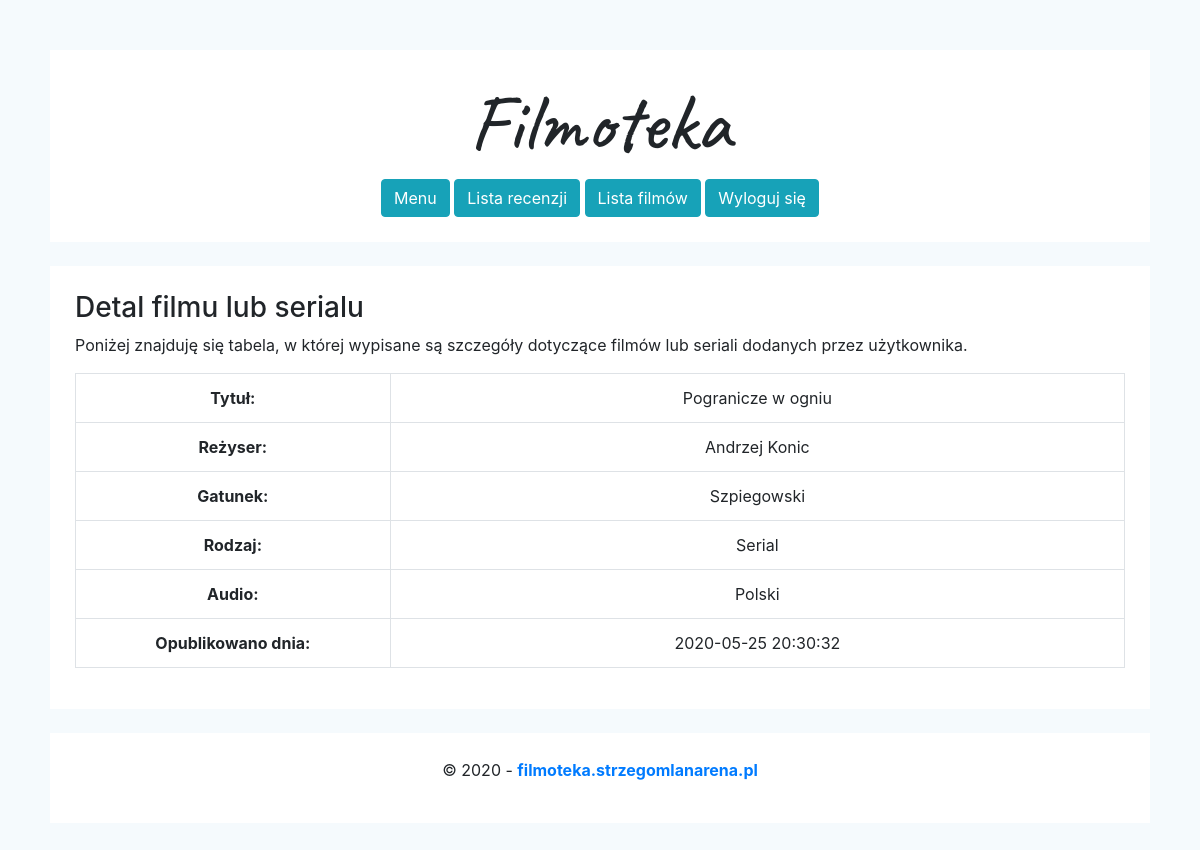
The app's page /filmy/detal.php?id=1 (signed in) with its own data.
### tables this page shows
CREATE TABLE `filmy` (
  `IdFilmy` int(100) NOT NULL,
  `Tytul` varchar(100) NOT NULL,
  `IdRodzaj` int(100) NOT NULL,
  `IdGatunek` int(100) NOT NULL,
  `IdRezyser` int(100) NOT NULL,
  `IdAudio` int(100) NOT NULL,
  `Data` datetime NOT NULL DEFAULT CURRENT_TIMESTAMP
);

CREATE TABLE `rezyser` (
  `IdRezyser` int(100) NOT NULL,
  `Imie` varchar(100) NOT NULL,
  `Nazwisko` varchar(100) NOT NULL
);

CREATE TABLE `gatunek` (
  `IdGatunek` int(100) NOT NULL,
  `Gatunek` varchar(100) NOT NULL
);

CREATE TABLE `rodzaj` (
  `IdRodzaj` int(100) NOT NULL,
  `Rodzaj` varchar(100) NOT NULL
);

CREATE TABLE `audio` (
  `IdAudio` int(100) NOT NULL,
  `Audio` varchar(100) NOT NULL
);

### filmy/detal.php (the view, shortened to what this page needs)
<?php
require("../db.php");
$id=$_REQUEST['id'];
$query = "SELECT * FROM filmy JOIN rodzaj ON rodzaj.IdRodzaj = filmy.IdRodzaj JOIN gatunek ON gatunek.IdGatunek = filmy.IdGatunek JOIN rezyser ON rezyser.IdRezyser = filmy.IdRezyser JOIN audio ON audio.IdAudio = filmy.IdAudio WHERE IdFilmy='".$id."'";
$result = mysqli_query($con, $query) or die ( mysqli_error());
$row = mysqli_fetch_assoc($result)
?>
<!DOCTYPE html>
<html lang="pl">
	<head>
		<?php include("../linki.php"); ?>
	</head>
	<body>
		<?php include("../tytul.php"); ?>
		<div class="container">
			<h3>Detal filmu lub serialu</h3>
			<p> Poniżej znajduję się tabela, w której wypisane są szczegóły dotyczące filmów lub seriali dodanych przez użytkownika. </p>
			<table class="table table-bordered text-center">
				<tbody>
					<tr>
						<td width="30%"><strong>Tytuł:</strong></td>
						<td><?php echo $row["Tytul"]?></td>
					</tr>
					<tr>
						<td><strong>Reżyser:</strong></td>
						<td><?php echo $row["Imie"] . " " . $row["Nazwisko"] ?></td>
					</tr>
					<tr>
						<td><strong>Gatunek:</strong></td>
						<td><?php echo $row["Gatunek"] ?></td>
					</tr>
					<tr>
						<td><strong>Rodzaj:</strong></td>
						<td><?php echo $row["Rodzaj"] ?></td>
					</tr>
					<tr>
						<td><strong>Audio:</strong></td>
						<td><?php echo $row["Audio"] ?></td>
					</tr>
					<tr>
						<td><strong>Opublikowano dnia:</strong></td>
						<td><?php echo $row["Data"] ?></td>
					</tr>
				</tbody>
			</table>
		</div>
		<?php include("../stopka.php"); ?>
	</body>
</html>

### records on screen
filmy: Tytul "Pogranicze w ogniu", IdRezyser.Imie "Andrzej", IdRezyser.Nazwisko "Konic", IdGatunek.Gatunek "Szpiegowski", IdRodzaj.Rodzaj "Serial", IdAudio.Audio "Polski", Data "2020-05-25 20:30:32"
